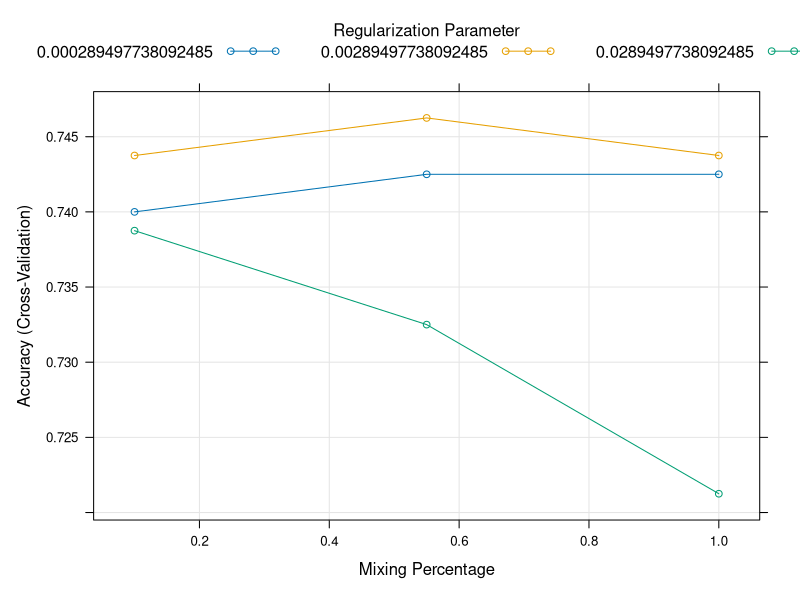
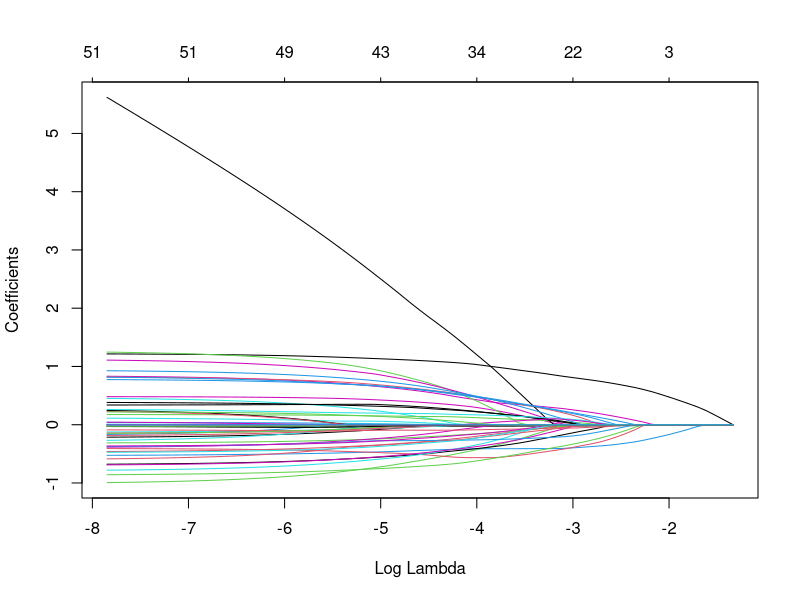
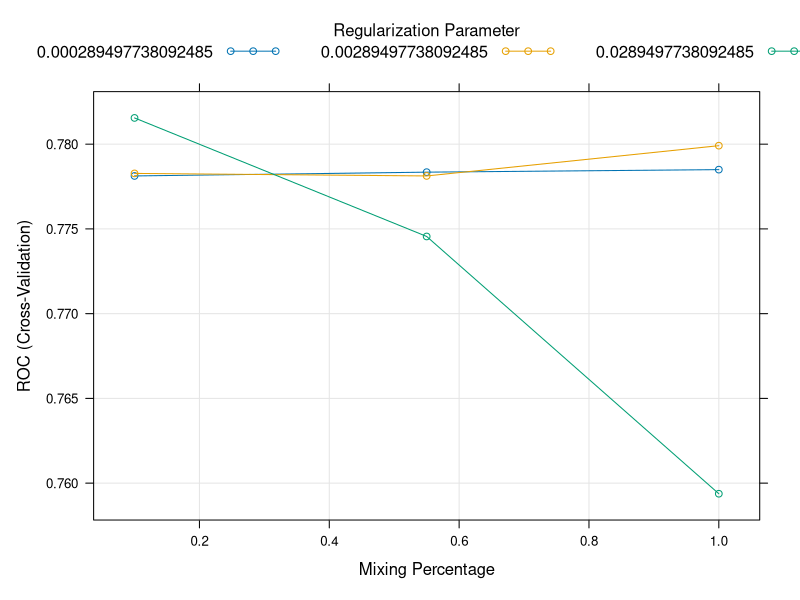
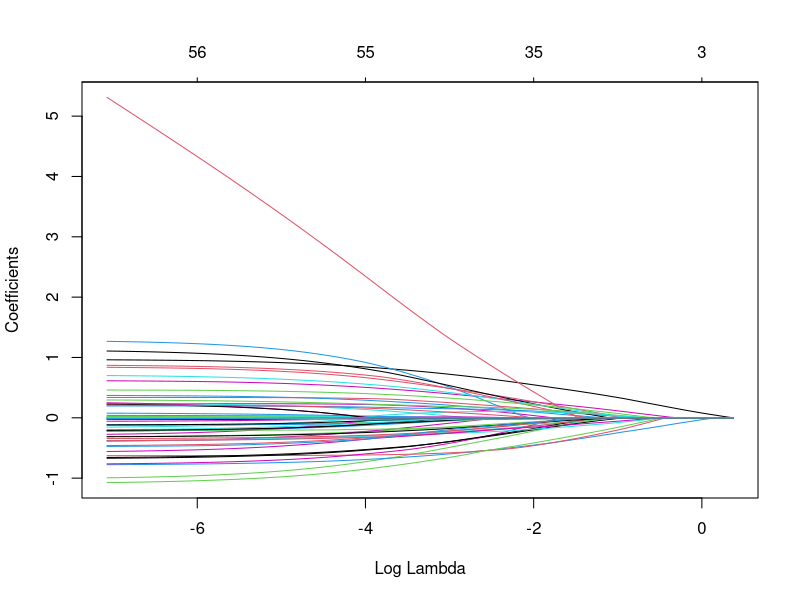
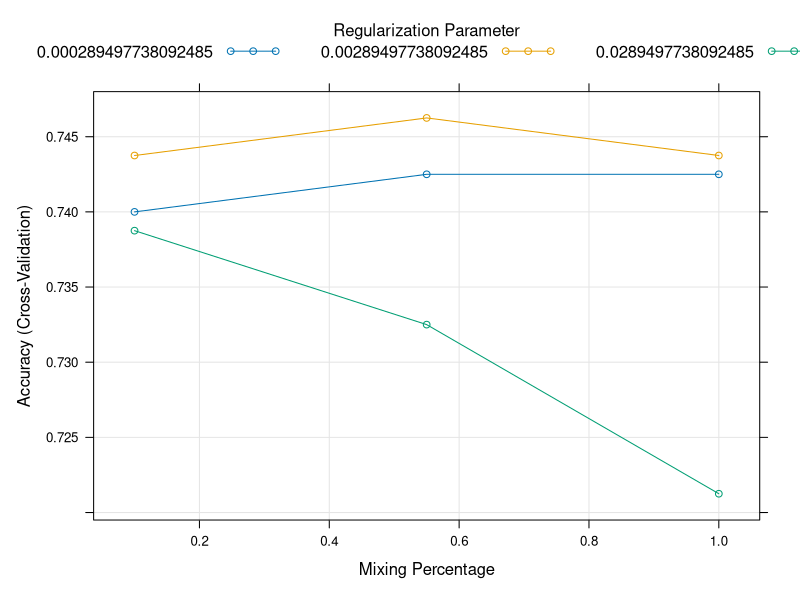
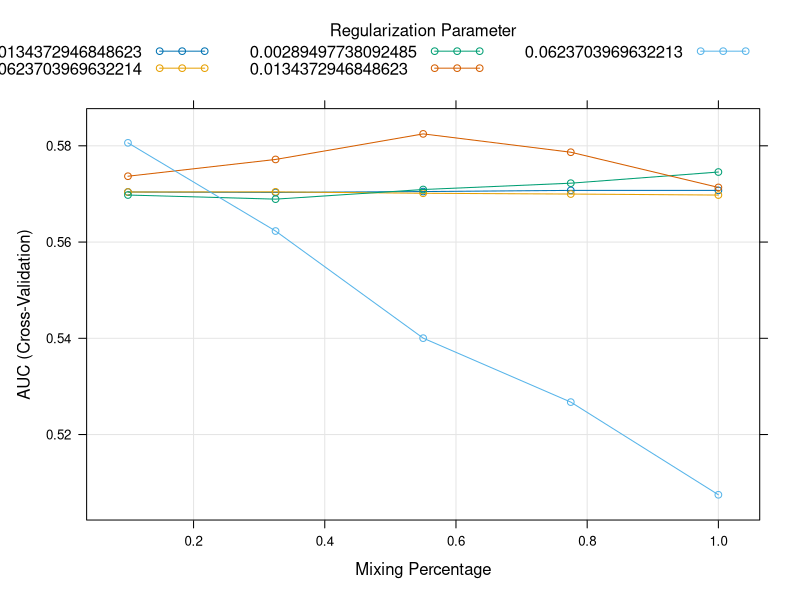
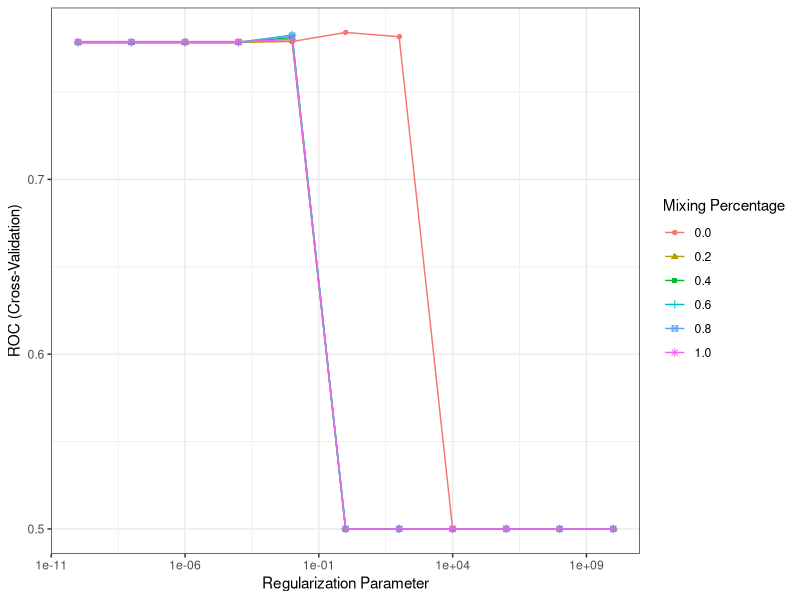
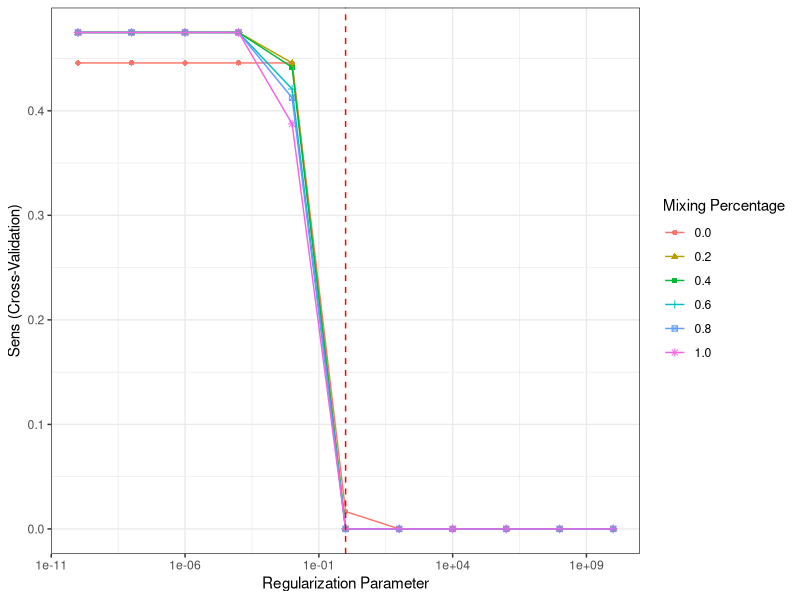

Generate these figures, in order, with R:
## ---- chunk 1
knitr::opts_chunk$set(echo = TRUE, message=F, warning = F, fig.width = 7, fig.height = 7)
library(glmnet)
library(knitr)
library(caret)
library(ggplot2)
library(ROCR)
## ---- chunk 2
data(GermanCredit)
head(GermanCredit, 2)
## ---- chunk 3
Y<-GermanCredit$Class
X<-subset(GermanCredit, select = -Class)
trainIdx<-createDataPartition(Y, p=0.8, list=F)[,1]
trainX<-X[trainIdx,]
trainY<-Y[trainIdx]
testX<-X[-trainIdx,]
testY<-Y[-trainIdx]
## ---- chunk 4
# 10-fold cross validation
cvControl<-trainControl(method="cv", number = 10)
## ---- chunk 5
set.seed(123)
cvfit<-train(trainX, 
             trainY,
             method = "glmnet",   # Logistic regression model
             family = "binomial",
             trControl = cvControl
)
## ---- chunk 6
print(cvfit)
plot(cvfit)
## ---- chunk 7
plot(cvfit$finalModel, xvar="lambda")
## ---- chunk 8
# 10-fold cross validation
# use twoClassSummary() to compute AUC, for which classProbs must be TRUE
cvControl<-trainControl(method="cv", number = 10, 
                        summaryFunction = twoClassSummary, classProbs = T)
## ---- chunk 9
set.seed(123)
cvfit<-train(trainX, 
             trainY,
             method = "glmnet",   # Logistic regression model
             family = "binomial",
             trControl = cvControl,
             metric = "ROC"
)
## ---- chunk 10
print(cvfit)
plot(cvfit)
## ---- chunk 11
plot(cvfit$finalModel, xvar="lambda")
## ---- chunk 12
pred<-predict(cvfit, newdata = testX)
confusionMatrix(pred, testY, mode="everything")
## ---- chunk 13
# 10-fold cross validation
# use twoClassSummary() to compute AUC, for which classProbs must be TRUE
cvControl<-trainControl(method="cv", number = 10, 
                        summaryFunction = defaultSummary)
## ---- chunk 14
set.seed(123)
cvfit<-train(trainX, 
             trainY,
             method = "glmnet",   # Logistic regression model
             family = "binomial",
             trControl = cvControl,
             metric = "kappa"
)
## ---- chunk 15
kable(cvfit$results)
plot(cvfit)
## ---- chunk 16
pred<-predict(cvfit, newdata = testX)
confusionMatrix(pred, testY, mode="everything")
## ---- chunk 17
# 10-fold cross validation
# use twoClassSummary() to compute AUC, for which classProbs must be TRUE
cvControl<-trainControl(method="cv", number = 10, 
                        summaryFunction = prSummary, classProbs = T)
## ---- chunk 18
set.seed(123)
cvfit<-train(trainX, 
             trainY,
             method = "glmnet",   # Logistic regression model
             family = "binomial",
             trControl = cvControl,
             metric = "AUC",
             tuneLength = 5
)
## ---- chunk 19
kable(cvfit$results)
plot(cvfit)
## ---- chunk 20
pred<-predict(cvfit, newdata = testX)
confusionMatrix(pred, testY, mode="everything")
## ---- chunk 21
# 10-fold cross validation
# use twoClassSummary() to compute AUC, for which classProbs must be TRUE
cvControl<-trainControl(method="cv", number = 10, 
                        summaryFunction = twoClassSummary, classProbs = T)

paramGrid<-expand.grid(alpha=seq(0,1,by=0.2), lambda=10^seq(-10,10,by=2))
## ---- chunk 22
set.seed(123)
cvfit<-train(trainX, 
             trainY,
             method = "glmnet",   # Logistic regression model
             family = "binomial",
             trControl = cvControl,
             metric = "ROC",
             tuneGrid = paramGrid
)
## ---- chunk 23
print(cvfit)
ggplot(cvfit) + scale_x_log10() + theme_bw()
## ---- chunk 24
cvfit$bestTune
## ---- chunk 25
ggplot(cvfit, metric = "Sens") + scale_x_log10() + theme_bw() + geom_vline(xintercept = cvfit$bestTune$lambda, color="red", linetype="dashed")
## ---- chunk 26
ggplot(cvfit, metric = "Sens", plotType = "level") + theme_bw()
## ---- chunk 27
# 10-fold cross validation
# use twoClassSummary() to compute AUC, for which classProbs must be TRUE
cvControl<-trainControl(method="cv", number = 10, 
                        summaryFunction = twoClassSummary,
                        selectionFunction = tolerance,
                        classProbs = T)

paramGrid<-expand.grid(alpha=seq(0,1,by=0.2), lambda=10^seq(-10,10,by=2))
## ---- chunk 28
set.seed(123)
cvfit<-train(trainX, 
             trainY,
             method = "glmnet",   # Logistic regression model
             family = "binomial",
             trControl = cvControl,
             metric = "ROC",
             tuneGrid = paramGrid
)
## ---- chunk 29
print(cvfit$bestTune)
## ---- chunk 30
customSummary <- function(data, lev = NULL, model = NULL) {
  # Ensure the data has the correct columns
  if (!all(c("obs", "pred") %in% names(data))) {
    stop("The data must contain 'obs' and 'pred' columns.")
  }
  
  # Extract the probabilities for the positive class
  positive_class <- lev[1]  # First level is assumed to be the positive class
  stopifnot(positive_class %in% names(data))
  prob <- data[, positive_class]
  
  # Create a prediction object for ROCR
  pred_obj <- prediction(prob, data$obs, label.ordering = rev(lev))
  
  # Calculate the ROC curve
  perf <- performance(pred_obj, "tpr", "fpr")
  
  # Extract specificity and sensitivity values
  specificity <- 1 - perf@x.values[[1]]  # specificity = 1 - FPR
  sensitivity <- perf@y.values[[1]]      # sensitivity = TPR
  
  # Calculate sensitivity at specificity 90%
  spec_threshold <- 0.9
  delta<-specificity - spec_threshold
  delta<-ifelse(delta < 0, 100, delta) # only consider values >= spec_threshold
  idx <- which.min(delta)
  sens_at_spec90 <- sensitivity[idx]
  
  # Calculate partial AUC for specificity >= 90%
  partial_auc<-performance(pred_obj, measure = "auc", fpr.stop=1-spec_threshold)@y.values[[1]]
  
  # Return both metrics
  return(c(PartialAUC = partial_auc, SensAtSpec90 = sens_at_spec90))
}

# Custom selection function to choose the best model based on a user-defined metric
customSelection <- function(x, metric, maximize) {
  # x is a data.frame with tuning parameter and performance metrics in columns.
  # check the function caret::best() on how it is implemented
  # Find the row with the best value for the chosen metric
  if (maximize) {
    best_index <- which.max(x[, metric])
  } else {
    best_index <- which.min(x[, metric])
  }
  
  #best_model <- x[best_index, ]
  #return(best_model)
  return(best_index) # should return row index instead
}
## ---- chunk 31
# 10-fold cross validation
# use twoClassSummary() to compute AUC, for which classProbs must be TRUE
cvControl<-trainControl(method="cv", number = 10, 
                        summaryFunction = customSummary,
                        selectionFunction = customSelection,
                        classProbs = T,
                        savePredictions = "final")

paramGrid<-expand.grid(alpha=seq(0,1,by=0.2), lambda=10^seq(-10,10,by=2))
## ---- chunk 32
set.seed(123)
cvfit<-train(trainX, 
             trainY,
             method = "glmnet",   # Logistic regression model
             family = "binomial",
             trControl = cvControl,
             metric = "SensAtSpec90",
             maximize = T,
             tuneGrid = paramGrid
)
## ---- chunk 33
kable(cvfit$results)
ggplot(cvfit) + scale_x_log10() + theme_bw()
## ---- chunk 34
print(cvfit$bestTune)
## ---- chunk 35
pred<-predict(cvfit, newdata = testX)
confusionMatrix(pred, testY, mode="everything")
## ---- chunk 36
set.seed(123)
cvfit<-train(trainX, 
             trainY,
             method = "glmnet",   # Logistic regression model
             family = "binomial",
             trControl = cvControl,
             metric = "PartialAUC",
             maximize = T,
             tuneGrid = paramGrid
)
## ---- chunk 37
kable(cvfit$results)
ggplot(cvfit) + scale_x_log10() + theme_bw()
## ---- chunk 38
print(cvfit$bestTune)
## ---- chunk 39
pred<-predict(cvfit, newdata = testX)
confusionMatrix(pred, testY, mode="everything")
## ---- chunk 40
pred<-predict(cvfit, newdata = testX)
confusionMatrix(pred, testY, mode="everything")
## ---- chunk 41
# provide basics
lpSVM<-list(type="Classification",
            library = "kernlab",
            loop = NULL)
# provide parameter data.frame
prm<-data.frame(
  parameter = c("C", "sigma"), # parameter names in fit function
  class = rep("numeric", 2), # parameter types
  label = c("Cost", "Sigma") # parameter labels
)
lpSVM$parameters<-prm
# provide search grid
svmGrid<-function(x,y,len = NULL, search="grid") {
  # it should output a data.frame of tuning parameters with each one on its column
  # library(kernlab)
  ## This produces low, middle and high values for sigma 
  ## (i.e. a vector with 3 elements). 
  sigmas <- kernlab::sigest(as.matrix(x), na.action = na.omit, scaled = TRUE)
  # make the data.frame now
  if(search == "grid") {
    out <- expand.grid(sigma = mean(as.vector(sigmas[-2])),
                       C = 2 ^((1:len) - 3))
  } else {
    ## For random search, define ranges for the parameters then
    ## generate random values for them
    rng <- extendrange(log(sigmas), f = .75)
    out <- data.frame(sigma = exp(runif(len, min = rng[1], max = rng[2])),
                      C = 2^runif(len, min = -5, max = 8))
  }
  out
}
lpSVM$grid<-svmGrid
# provide fit function
svmFit <- function(x, y, wts, param, lev, last, weights, classProbs, ...) {
  # param is a single row data.frame
  kernlab::ksvm(
    x = as.matrix(x), y = y,
    kernel = "rbfdot",
    kpar = list(sigma = param$sigma),
    C = param$C,
    prob.model = classProbs,
    ...
    )
}
lpSVM$fit<-svmFit
# provide predict function, produces a vector of predictions
svmPred <- function(modelFit, newdata, preProc = NULL, submodels = NULL)
   kernlab::predict(modelFit, newdata)
lpSVM$predict <- svmPred
# provide prob function, produces a data.frame/matrix with columns being probabilities for each class
svmProb <- function(modelFit, newdata, preProc = NULL, submodels = NULL)
  kernlab::predict(modelFit, newdata, type = "probabilities")
lpSVM$prob <- svmProb
# provide sort function, sort models from simplest to complexest, used when models are tied in performance
svmSort <- function(x) x[order(x$C),]
lpSVM$sort <- svmSort
# provide levels function, gives the levels of the original observations,
# only needed for classification models using S3 methods
lpSVM$levels <- function(x) kernlab::lev(x)
## ---- chunk 42
set.seed(123)
lpSVMFit<-train(trainX, trainY,
                method = lpSVM, 
                tuneLength = 8,
                trControl = cvControl
)
## ---- chunk 43
print(lpSVMFit)
## ---- chunk 44
ggplot(lpSVMFit) + scale_x_log10()
